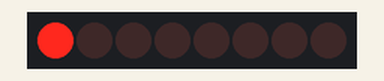
Bench run of a sketch on a simulated Arduino Uno, built with avr-gcc and run on an emulated ATmega328P. Shown: 8 shift-register outputs drawn as a row of LEDs (first output left, lit = HIGH). Wiring (inferred from the names in the program): shift register (74HC595): data pin 2; shift clock pin 3; latch pin 4. Wiring (inferred from the signals the program sends): row of LEDs: on Q0, Q1, Q2, Q3, Q4, Q5, Q6, Q7.

Above: at 0.15 s.
At 0.45 s:
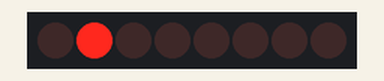
At 1.35 s:
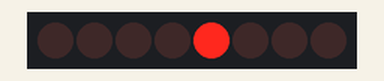
At 2.55 s:
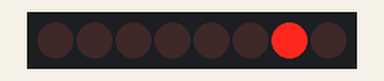
At 3.75 s:
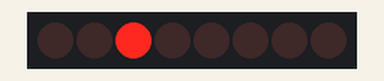
At 5.25 s:
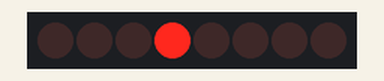
Timing chart, 0 to 5.5 s (numbered marks = the images above):
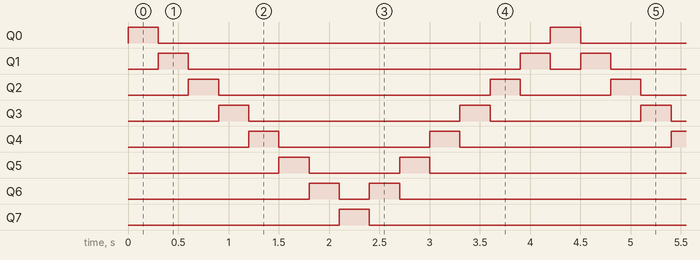

The sketch:

75.Larson_Scanner.ino
```cpp
//**************************************************************//
//  Name    : Larson Scanner
//  Author  : Jose Luis Figueroa
//  Date    : 10 Feb, 2021
//  Board   : Arduino uno
//  Version : 1.0
//  Notes   : Code for using a 74HC595 Shift Register
//          : Code was implemented on Tinkercad
//**************************************************************//
const int data_pin = 2;
const int clock_pin = 3;
const int latch_pin = 4;

void setup() {
  //Pins configuration
  pinMode(data_pin, OUTPUT);
  pinMode(clock_pin, OUTPUT);
  pinMode(latch_pin, OUTPUT);
}

void loop() {
  byte x = B10000000;

  //LEDs go to the right
  for(int i=0; i<7; i++){
    shiftDisplay(x);
    x = x >> 1;
    delay(300);
  }
  //LEDs go to the left
  for(int i=0; i<7; i++){
    shiftDisplay(x);
    x = x << 1;
    delay(300);
  }

}

//Function
void shiftDisplay(byte data){
  //Indicate that it is about to send its data
  digitalWrite(latch_pin, LOW);
  //Shifts out a byte of data one bit at a time.
  //shiftOut(dataPin, clockPin, bitOrder, value)(Syntax)
  shiftOut(data_pin, clock_pin, LSBFIRST, data);
  //Indicate that it is sending its data
  digitalWrite(latch_pin, HIGH);
}
```

Measured:
- by itself, Q0, Q7: alternates HIGH for 0.30 s and LOW for 3.9 s
- by itself, Q1: repeats every 4.2 s: LOW 3.3 s, HIGH 0.30 s, LOW 0.30 s, HIGH 0.30 s
- by itself, Q2: repeats every 4.2 s: LOW 2.7 s, HIGH 0.30 s, LOW 0.90 s, HIGH 0.30 s
- by itself, Q3: repeats every 4.2 s: LOW 2.1 s, HIGH 0.30 s, LOW 1.5 s, HIGH 0.30 s
- by itself, Q4: repeats every 4.2 s: LOW 1.5 s, HIGH 0.30 s, LOW 2.1 s, HIGH 0.30 s
- by itself, Q5: repeats every 4.2 s: LOW 0.90 s, HIGH 0.30 s, LOW 2.7 s, HIGH 0.30 s
- by itself, Q6: repeats every 4.2 s: LOW 0.30 s, HIGH 0.30 s, LOW 3.3 s, HIGH 0.30 s
